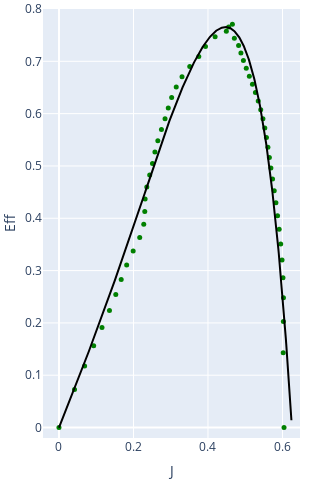
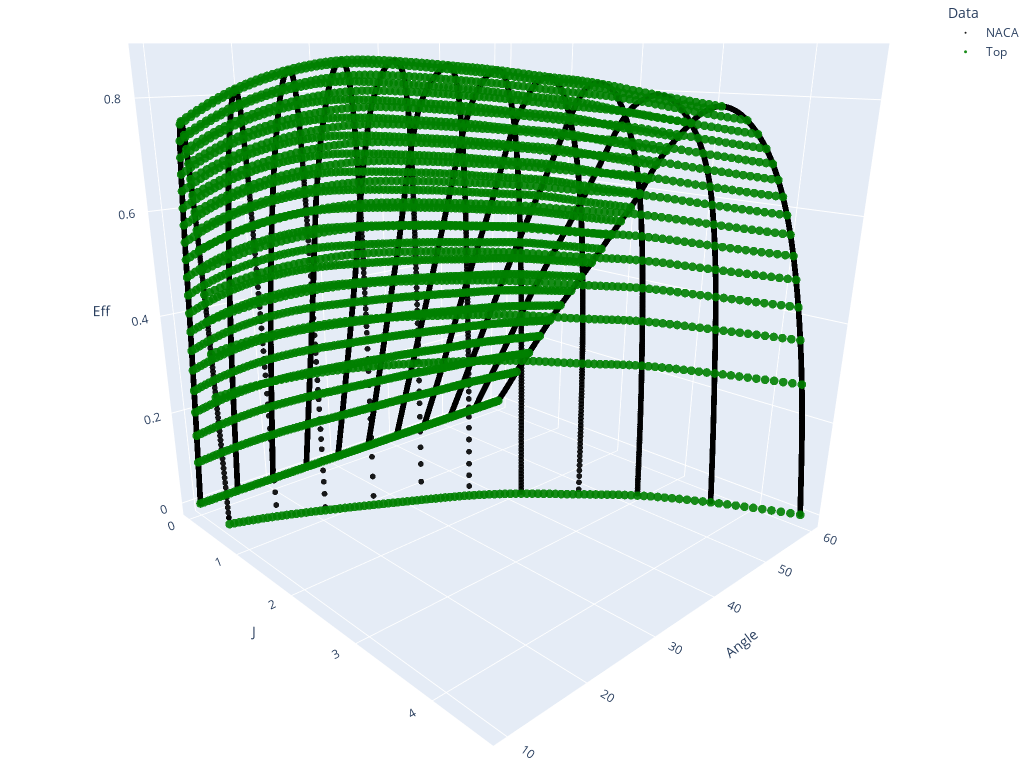

The cell these charts' notebook holds for them, in order:
### Code cell
prop = Efficiency(blades=4)
prop.densing(y_vals=[10])
prop.extrapolated_data()
prop.create_data()
prop.fit()
prop.densing(y_vals=prop.y_vals())
prop.draw(y_max=60)

### Figure 1 — Plotly figure (JSON) as saved in the notebook; plotly's stock layout.template omitted (floating-point values rounded to 4 significant figures; data arrays with more than 128 entries replaced by an {"elided": "..."} marker saying what was removed)
{"data": [{"marker": {"color": "green", "size": 5}, "mode": "markers", "type": "scatter", "x": [0, 0.04169, 0.06882, 0.09317, 0.1155, 0.1356, 0.1525, 0.167, 0.1817, 0.1992, 0.2168, 0.2276, 0.2303, 0.2313, 0.2358, 0.2435, 0.251, 0.2576, 0.2654, 0.2751, 0.2847, 0.2934, 0.3025, 0.3148, 0.3303, 0.3511, 0.3753, 0.3933, 0.4192, 0.4555, 0.6041, 0.6019, 0.6024, 0.6026, 0.6013, 0.5988, 0.5952, 0.5911, 0.5868, 0.5824, 0.5779, 0.5733, 0.5689, 0.5648, 0.5609, 0.5569, 0.5525, 0.5475, 0.5416, 0.5349, 0.5274, 0.5193, 0.511, 0.5028, 0.4951, 0.4884, 0.4822, 0.4708, 0.4492, 0.4655], "y": [0, 0.0725, 0.1178, 0.1564, 0.1913, 0.2237, 0.2541, 0.2831, 0.3108, 0.3375, 0.3634, 0.3884, 0.4128, 0.4366, 0.4599, 0.4826, 0.5049, 0.5268, 0.5483, 0.5695, 0.5903, 0.6108, 0.631, 0.6509, 0.6706, 0.6901, 0.7093, 0.7283, 0.747, 0.7656, 0, 0.1432, 0.2025, 0.248, 0.2864, 0.3202, 0.3507, 0.3788, 0.405, 0.4295, 0.4528, 0.4749, 0.496, 0.5162, 0.5357, 0.5545, 0.5727, 0.5903, 0.6074, 0.6241, 0.6403, 0.6561, 0.6716, 0.6866, 0.7014, 0.7159, 0.7301, 0.744, 0.7576, 0.771]}, {"line": {"color": "black"}, "type": "scatter", "x": {"elided": "626 float values"}, "y": {"elided": "626 float values"}}], "layout": {"height": 480, "margin": {"b": 0, "l": 20, "r": 20, "t": 0}, "showlegend": false, "width": 240, "xaxis": {"title": {"text": "J"}}, "yaxis": {"range": [-0.02, 0.8], "title": {"text": "Eff"}}}}

### Figure 2 — Plotly figure (JSON) as saved in the notebook; plotly's stock layout.template omitted (floating-point values rounded to 4 significant figures; data arrays with more than 128 entries replaced by an {"elided": "..."} marker saying what was removed)
{"data": [{"marker": {"color": "black", "opacity": 0.9, "size": 2}, "mode": "markers", "name": "NACA", "type": "scatter3d", "x": {"elided": "23375 float values"}, "y": {"elided": "23375 int values"}, "z": {"elided": "23375 float values"}}, {"marker": {"color": "green", "opacity": 0.9, "size": 3}, "mode": "markers", "name": "Top", "type": "scatter3d", "x": {"elided": "3535 float values"}, "y": {"elided": "3535 float values"}, "z": {"elided": "3535 float values"}}], "layout": {"height": 768, "legend": {"font": {"size": 12}, "itemsizing": "trace", "title": {"text": "Data"}}, "margin": {"b": 0, "l": 0, "r": 0, "t": 0}, "scene": {"camera": {"center": {"y": -0.1, "z": -0.15}, "eye": {"x": 1.3, "y": -1.3, "z": 0.5}}, "xaxis": {"title": {"text": "J"}}, "yaxis": {"title": {"text": "Angle"}}, "zaxis": {"title": {"text": "Eff"}}}, "width": 1024}}
